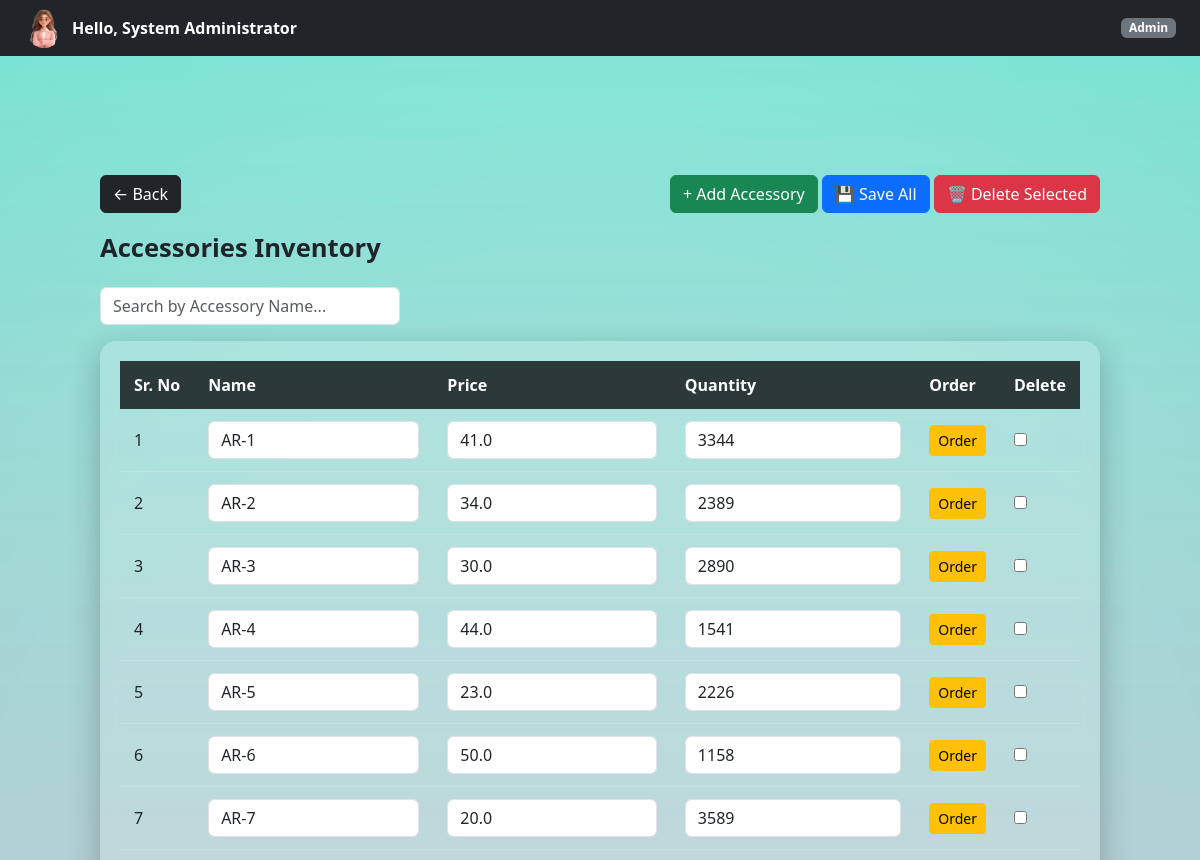
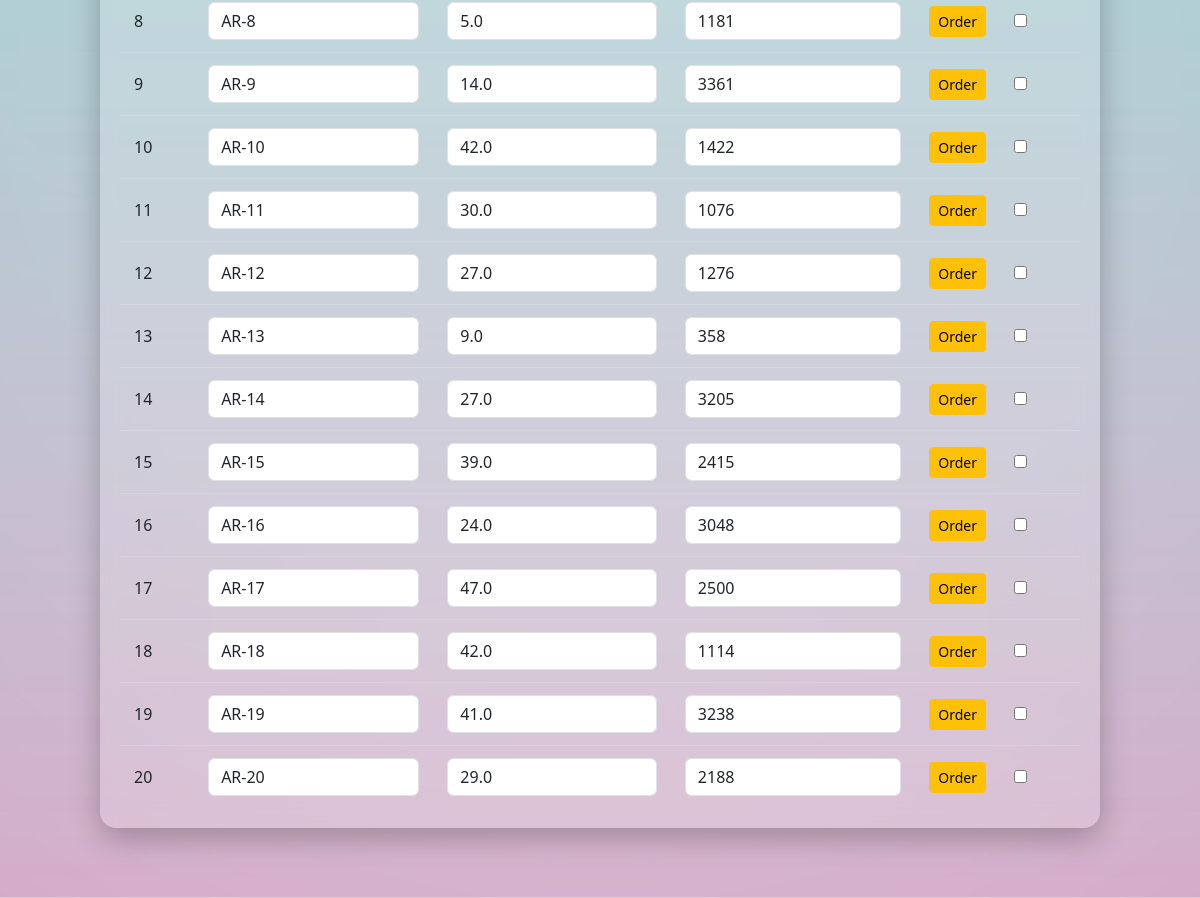
Screenshot of /admin/accessories (signed in) with the database file from the repository (2 pictures, top to bottom).
### controller/models.py (models this page shows)
class Accessory(db.Model):
    __tablename__ = "accessories"
    id = db.Column(db.Integer, primary_key=True)
    name = db.Column(db.String(100), nullable=False, unique= True)
    quantity = db.Column(db.Integer, default=0)
    price = db.Column(db.Float, nullable=False)

### controller/admin.py (the view)
@admin_bp.route("/accessories")
@login_required
@role_required("Admin")
def view_accessories():
    accessories = Accessory.query.all()
    return render_template(
        "admin/accessories.html",
        accessories=accessories
    )

### templates/admin/accessories.html (shortened to what this page needs)
{% extends "base.html" %}
{% block page_class %}company-dashboard-bg{% endblock %}
{% block free_content %}
{% include "partials/navbar.html" %}
<div class="dashboard-container">
    <div class="d-flex justify-content-between align-items-center mb-3">
        <a href="{{ url_for('admin.dashboard') }}" class="btn btn-dark">
            ← Back
        </a>
        <div>
            <button class="btn btn-success"
                onclick="addAccessoryRow()">
                + Add Accessory
            </button>
            <button form="accessoryForm" class="btn btn-primary">
                💾 Save All
            </button>
            <button type="button"
                class="btn btn-danger"
                onclick="deleteSelectedAccessories()">
                🗑 Delete Selected
            </button>
        </div>
    </div>
    <div class="page-title">Accessories Inventory</div>
    <input
        type="text"
        id="searchInput"
        placeholder="Search by Accessory Name..."
        class="form-control mb-3"
        style="max-width: 300px;"
    >
    <form
        id="accessoryForm"
        method="POST"
        action="{{ url_for('admin.bulk_update_accessories') }}"
    >
        <div class="glass-table">
            <table>
                <thead>
                    <tr>
                        <th>Sr. No</th>
                        <th>Name</th>
                        <th>Price</th>
                        <th>Quantity</th>
                        <th>Order</th>
                        <th>Delete</th>
                    </tr>
                </thead>
                <tbody id="accessoryTableBody">
                    {% for accessory in accessories %}
                    <tr>
                        <td class="sr-no">{{ loop.index }}</td>
                        <td>
                            <input
                                name="name[]"
                                value="{{ accessory.name }}"
                                class="form-control"
                            >
                        </td>
                        <td>
                            <input
                                name="price[]"
                                type="number"
                                step="0.01"
                                value="{{ accessory.price }}"
                                class="form-control"
                            >
                        </td>
                        <td>
                            <input
                                name="quantity[]"
                                type="number"
                                value="{{ accessory.quantity }}"
                                class="form-control"
                            >
                        </td>
                        <td>
                            <button
                                type="button"
                                class="btn btn-warning btn-sm"
                                onclick="orderAccessory('{{ accessory.id }}', '{{ accessory.name }}', '{{ accessory.price }}')">
                                Order
                            </button>
                        </td>
                        <td>
                            <input
                                type="checkbox"
                                name="selected_ids[]"
                                value="{{ accessory.id }}"
                            >
                        </td>
                    </tr>
                    {% endfor %}
                </tbody>
            </table>
        </div>
    </form>
</div>
{% endblock %}

### static/styles/main.css (style rules this page uses)
html, body { height: 100%; margin: 0; }
.dashboard-container { width: 100%; padding: 90px 40px 40px; }
.page-title { font-size: 1.6rem; font-weight: 600; color: #1f232a; margin-bottom: 20px; }
.glass-table { background: rgba(255, 255, 255, 0.18); backdrop-filter: blur(10px); -webkit-backdrop-filter: blur(10px); border-radius: 16px; padding: 20px; box-shadow: 0 10px 30px rgba(0, 0, 0, 0.25); width: 100%; overflow-x: auto; }
.glass-table table { width: 100%; border-collapse: collapse; }
.glass-table thead { background: rgba(0, 0, 0, 0.75); color: #ffffff; }
.glass-table th, .glass-table td { padding: 12px 14px; text-align: left; white-space: nowrap; }
.glass-table tbody tr { border-bottom: 1px solid rgba(255, 255, 255, 0.15); }
.glass-table tbody tr:last-child { border-bottom: none; }
body { padding-top: 55px; }

### rows the page displays
Accessory: name "AR-1", price "41.0", quantity "3344"
Accessory: name "AR-2", price "34.0", quantity "2389"
Accessory: name "AR-3", price "30.0", quantity "2890"
Accessory: name "AR-4", price "44.0", quantity "1541"
Accessory: name "AR-5", price "23.0", quantity "2226"
Accessory: name "AR-6", price "50.0", quantity "1158"
Accessory: name "AR-7", price "20.0", quantity "3589"
Accessory: name "AR-8", price "5.0", quantity "1181"
Accessory: name "AR-9", price "14.0", quantity "3361"
Accessory: name "AR-10", price "42.0", quantity "1422"
Accessory: name "AR-11", price "30.0", quantity "1076"
Accessory: name "AR-12", price "27.0", quantity "1276"
Accessory: name "AR-13", price "9.0", quantity "358"
Accessory: name "AR-14", price "27.0", quantity "3205"
Accessory: name "AR-15", price "39.0", quantity "2415"
Accessory: name "AR-16", price "24.0", quantity "3048"
Accessory: name "AR-17", price "47.0", quantity "2500"
Accessory: name "AR-18", price "42.0", quantity "1114"
Accessory: name "AR-19", price "41.0", quantity "3238"
Accessory: name "AR-20", price "29.0", quantity "2188"

### other values shown
{{ session.get("user_name") }} "System Administrator"
